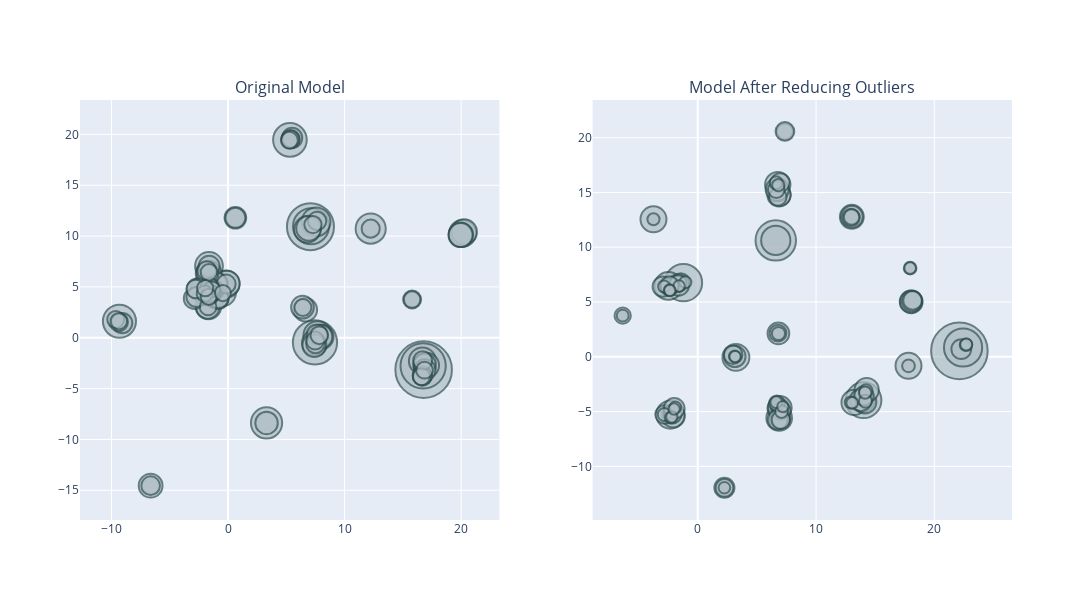

Write notebook code for a chart like this one.
### Markdown cell above
# Visualize

### Code cell
fig1 = model.visualize_topics()
fig2 = model_copy.visualize_topics()

# Create a subplot: 1 row, 2 columns
combined_fig = make_subplots(rows=1, cols=2, subplot_titles=("Original Model", "Model After Reducing Outliers"))

# Add traces from the first figure
for trace in fig1.data:
    combined_fig.add_trace(trace, row=1, col=1)

# Add traces from the second figure
for trace in fig2.data:
    combined_fig.add_trace(trace, row=1, col=2)

# Update layout if you want
combined_fig.update_layout(height=600, width=1200, showlegend=False)

# Show combined figure
combined_fig.show()
